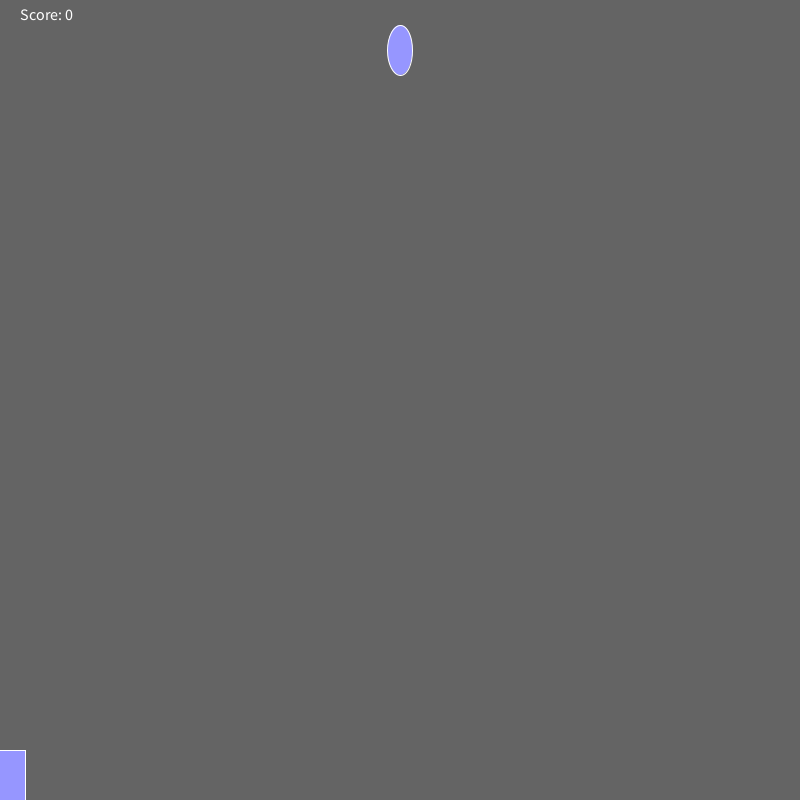
Frame 1 (no input)
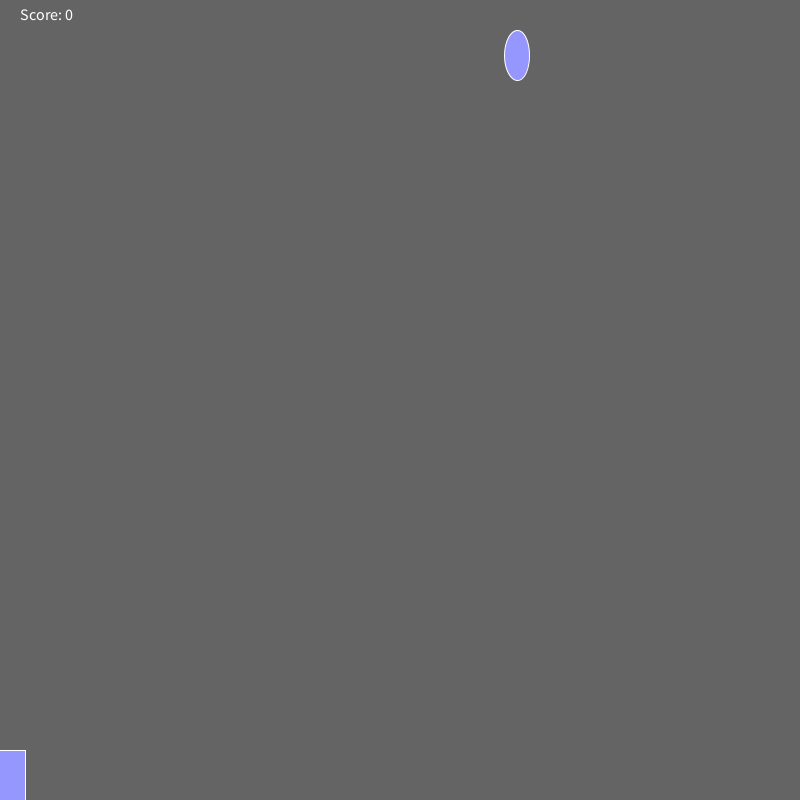
Frame 60 (the mouse pressed at the canvas centre just before this capture)
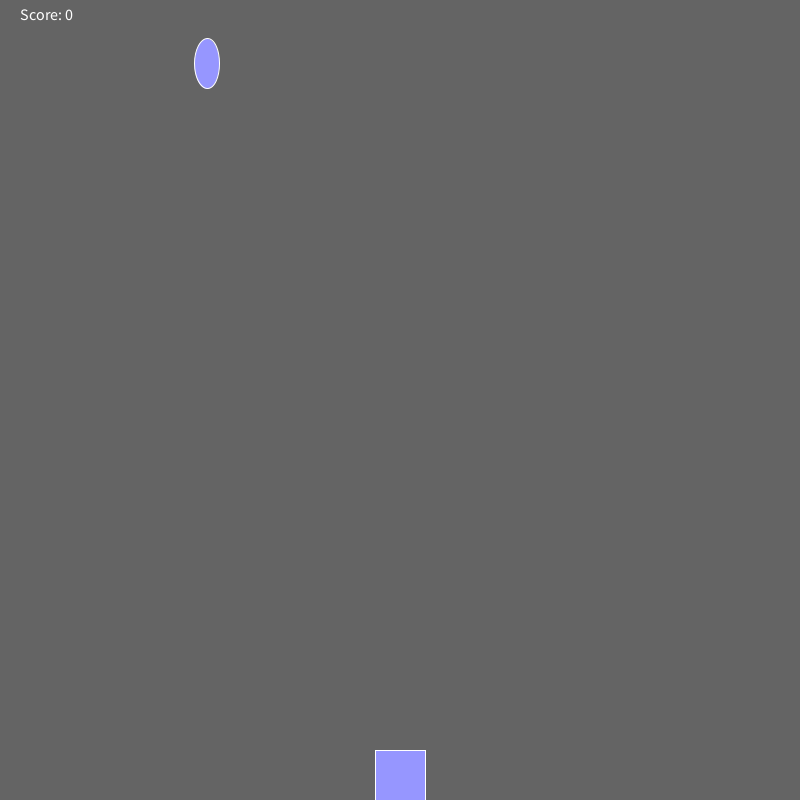
Frame 120 (the mouse held since frame 60 and released just before this capture)

The Processing sketch that drew these frames (run headless with seeded random() and noise(); from frame 60 on, the mouse is pressed at the canvas centre):

// Processing sketch: Raindrop
// ── Raindrop.pde
int score = 0;
int x = 400;
float y = 50;

void setup(){
  size(800,800);
}

void draw(){
  background(100,100,100);
  fill(150,150,255);
  stroke(255,255,255);
  ellipse(x,y,25,50);
  y=1.05*y;
  rect(mouseX-25,750,50,75);
if(y>800){
 if(mouseX>(x-25)&&mouseX<(x+25)){
  score++; 

 }
 else if(score>0){
   score--;
 }
   y=50;
    x=(int) random(width);
}
fill(255,255,255);
textSize(16);
text("Score: "+score,20,20);
}
